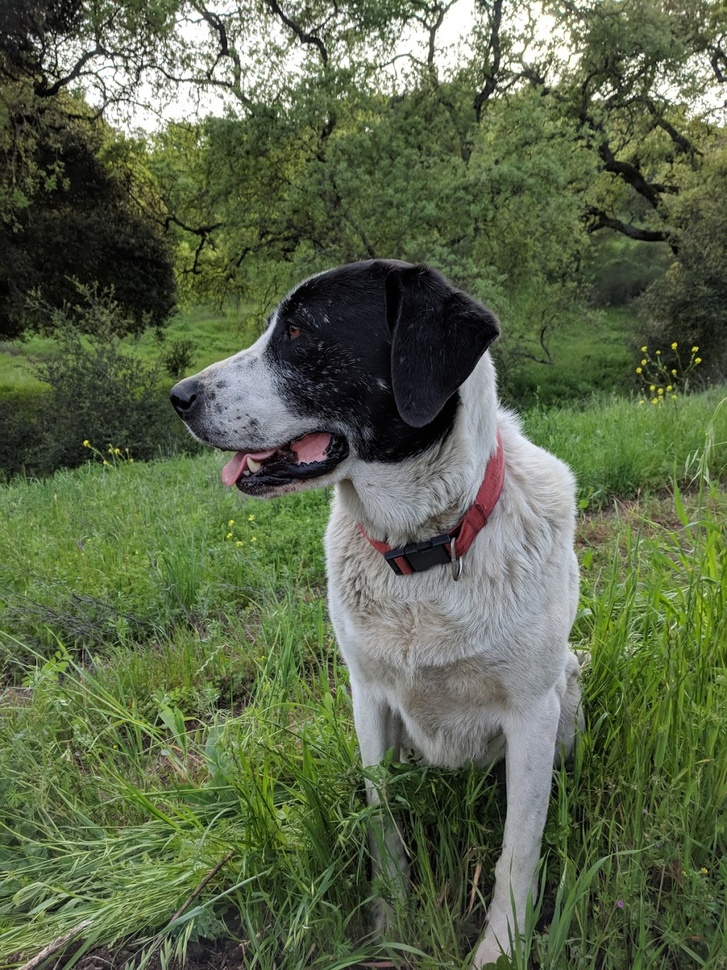
#> input picture resources/DATA/sammy.jpg, 727 x 970 px, shrunk from 1025 x 1367 before the run, found by its file name
$ jupyter execute 42_template_matching.ipynb   (shell and % lines are left out)
#> lines starting #> are read from the running program, lines starting #| are printed output that depends on the picture
[cell 1]
import cv2
import numpy as np
import matplotlib.pyplot as plt

[cell 2]
full = cv2.imread("../resources/DATA/sammy.jpg")
#> full is the input picture: shape (970, 727, 3); mean B, G, R 74.2, 102.6, 91.2
full = cv2.cvtColor(full, cv2.COLOR_BGR2RGB)
plt.imshow(full)
plt.title("Full Dog")
plt.show()

[cell 3]
face = cv2.imread("../resources/DATA/sammy_face.jpg")
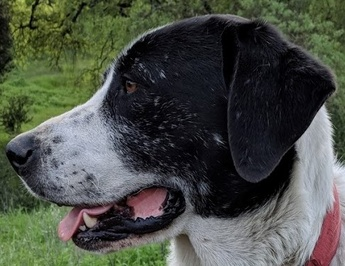
#> input picture resources/DATA/sammy_face.jpg, 345 x 266 px, shrunk from 486 x 375 before the run, found by its file name
#> face is the input picture: shape (266, 345, 3); mean B, G, R 70, 78.7, 74.3
face = cv2.cvtColor(face, cv2.COLOR_BGR2RGB)
plt.imshow(face)
plt.title("Dog Face")
plt.show()

[cell 4]
full.shape, face.shape
#> Out = ((970, 727, 3), (266, 345, 3))

[cell 5]
methods = ['cv2.TM_CCOEFF', 'cv2.TM_CCOEFF_NORMED', 'cv2.TM_CCORR','cv2.TM_CCORR_NORMED', 'cv2.TM_SQDIFF', 'cv2.TM_SQDIFF_NORMED']

def get_result_for_method(img, method_name):
#> called with method_name = 'cv2.TM_CCOEFF_NORMED'
    method = eval(method_name)

    res = cv2.matchTemplate(img, face, method)
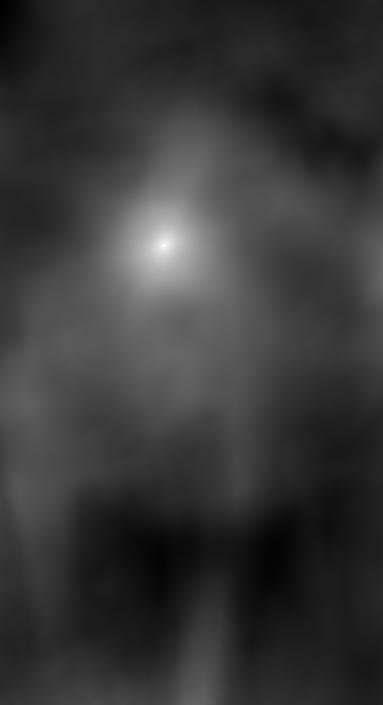
#> res: shape (705, 383) float32; min -0.333, max 0.994, mean -0.0421; drawn with min black and max white

    return res

# example
result_img = get_result_for_method(full.copy(), methods[1])
plt.title(methods[1])
plt.imshow(result_img)
plt.show()

[cell 6]
def plot_location_for_method(img, method_name):
    method = eval(method_name)

    res = cv2.matchTemplate(img, face, method)

    min_val, max_val, min_loc, max_loc = cv2.minMaxLoc(res)

    if method in [cv2.TM_SQDIFF, cv2.TM_SQDIFF_NORMED]:
        top_left = min_loc
    else:
        top_left = max_loc

    height, width, _ = face.shape

    bottom_right = (top_left[0] + width, top_left[1] + height)

    cv2.rectangle(img, top_left, bottom_right, (255, 0, 128), 10)

    plt.figure(figsize=(10, 4))

    plt.subplot(1, 2, 1)
    plt.imshow(res)
    plt.title("Heatmap of Template Matching")

    plt.subplot(1, 2, 2)
    plt.imshow(img)
    plt.title("Detection of Template")

    plt.suptitle(method_name)

    plt.show()

for m in methods:
    plot_location_for_method(full.copy(), m)
#> this loop made 6 passes
#> (min_val in plot_location_for_method, max_val in plot_location_for_method, min_loc in plot_location_for_method, top_left in plot_location_for_method, bottom_right in plot_location_for_method) on passes 1 to 4: (-369489728, 868100096, (0, 7), (164, 245), (509, 511)), (-0.333, 0.994, (0, 10), (164, 245), (509, 511)), (1.13e+09, 2.63e+09, (47, 150), (237, 465), (582, 731)), (0.5, 0.998, (0, 38), (164, 245), (509, 511))
#> (min_val in plot_location_for_method, max_val in plot_location_for_method, max_loc in plot_location_for_method, top_left in plot_location_for_method, bottom_right in plot_location_for_method) on passes 5 to 6: (11168485, 3.14e+09, (0, 0), (164, 245), (509, 511)), (0.00463, 1, (0, 0), (164, 245), (509, 511))
#> pass 1, in plot_location_for_method, `res = cv2.matchTemplate(img, face, method)`:
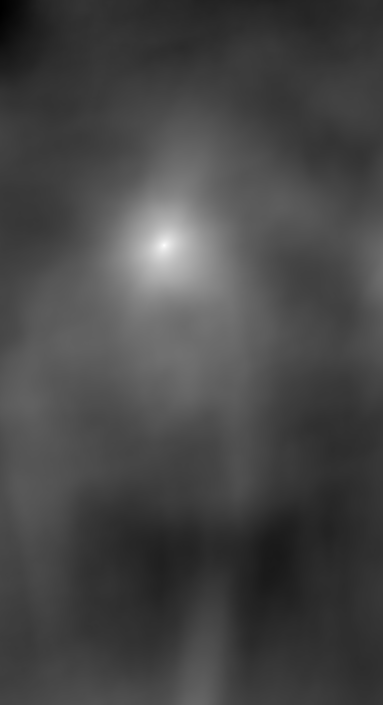
#> res: shape (705, 383) float32; min -369489728, max 868100096, mean -27078664; drawn with min black and max white
#> pass 1, in plot_location_for_method, `plt.show()`:
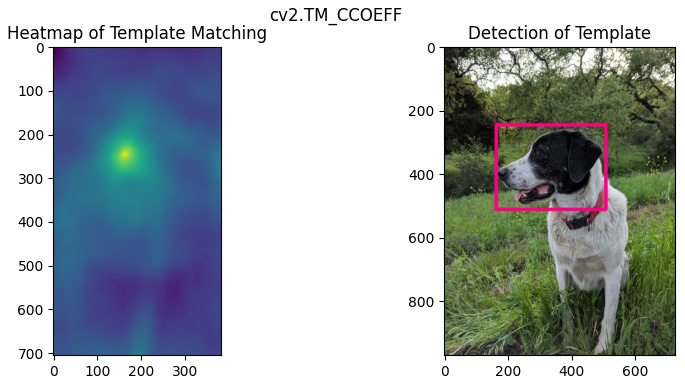
#> figure drawn by matplotlib, 2 panels
#> pass 2, in plot_location_for_method (call 2), `plt.show()`:
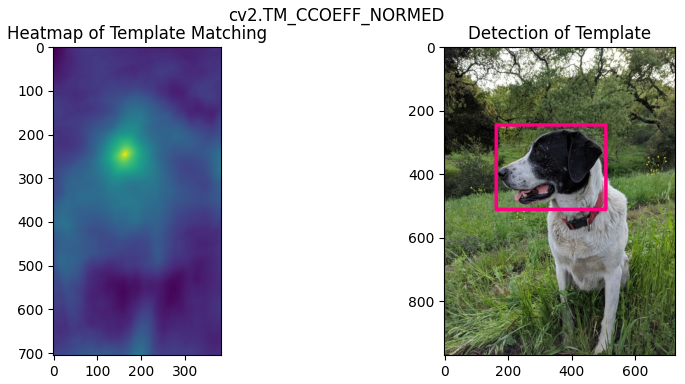
#> figure drawn by matplotlib, 2 panels
#> pass 3, in plot_location_for_method (call 3), `res = cv2.matchTemplate(img, face, method)`:
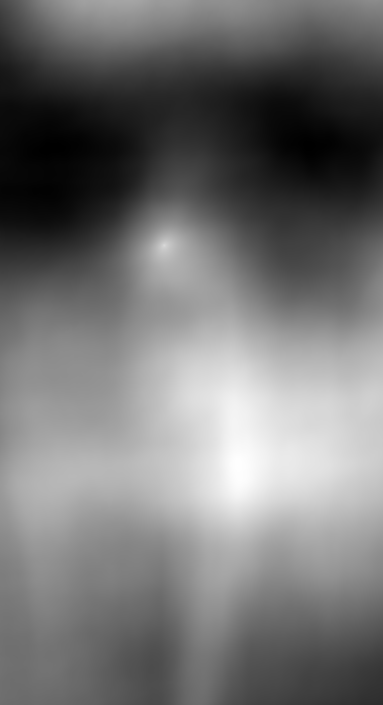
#> res: shape (705, 383) float32; min 1.13e+09, max 2.63e+09, mean 1.81e+09; drawn with min black and max white
